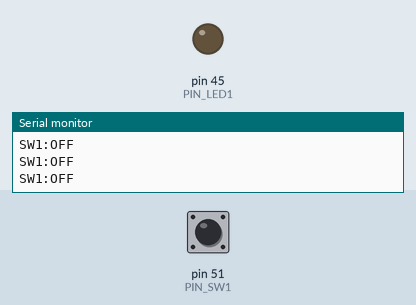
A sketch run on a simulated Arduino Mega 2560, built with avr-gcc and run on an emulated ATmega2560. Shown: output pins drawn as LEDs (lit = HIGH), the last lines printed to the serial monitor. The test bench sets the inputs (shaded band); at power-on: pin 51 (PIN_SW1) HIGH.

Above: at 1.2 s.
1.3 s: pin 51 (PIN_SW1) pulled LOW for 0.15 s
At 1.4 s:
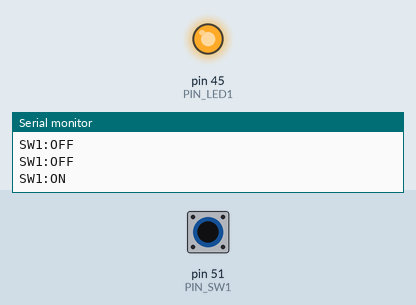
3.0 s: pin 51 (PIN_SW1) pulled LOW for 3.2 s
At 6.6 s:
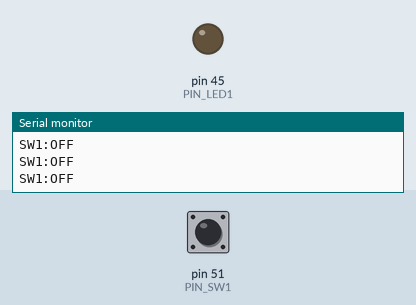
Timing chart, 0 to 8.1 s (numbered marks = the images above; inputs shaded):
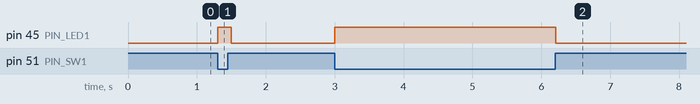

Measured:
- after the input at 1.3 s, pin 45 (PIN_LED1): LOW → HIGH at once, → LOW 0.20 s later
- after the input at 3.0 s, pin 45 (PIN_LED1): LOW → HIGH at once, → LOW 3.2 s later

The sketch:

test_switch.ino
```cpp
// Arduino Mega 拡張基板
// https://github.com/ohguma/mega_board
//
// スイッチテスト
// 2023-04-08 ohguma
//
// ■マイコン情報
// arduino.cc
// Mega 2560 Rev3
// https://docs.arduino.cc/hardware/mega-2560
// Due
// https://docs.arduino.cc/hardware/due
//
// ■ピン設定
// タクトスイッチ
// ・SW1,SW2,SW3：D51,D52,D53かから各SWを経由してGNDに接続。
// ・INPUT_PULLUPモードで使用する。
const int PIN_SW1 = 51;
// LED
// ・LED1,LED2,LED3：D45,D47,D49から接続。LEDから電流制限抵抗を経由してGNDに接続。
const int PIN_LED1 = 45;

void setup() {
  Serial.begin(9600);
  // LED1 出力設定
  pinMode(PIN_LED1, OUTPUT);
  // スイッチ1 プルアップ入力設定
  pinMode(PIN_SW1, INPUT_PULLUP);
}

void loop() {
  // SW1が押されるとINPUT_PULLUPモードのdigitalRead()はLOWになる。
  if (digitalRead(PIN_SW1) == LOW) {
    // SW1を押している時、LED1：点灯
    digitalWrite(PIN_LED1, HIGH);
    Serial.println("SW1:ON");
  } else {
    // SW1が離された時、LED1：消灯
    digitalWrite(PIN_LED1, LOW);
    Serial.println("SW1:OFF");
  }
  // 少し待つ。delay()で指定する単位はミリ秒（1000分の1秒）
  delay(100);
}

//  ■課題
//  (1) シリアルモニタを見ながら、スケッチを実行する。
//  (2) SW1を押したらLED消灯、離したらLED点灯に変更する。
//  (3) SW1を押したらLED点灯に戻して、SW2・LED2、SW3・LED3も同様に動作刺させる。
//  (4) シリアルモニタで１行内にSW1、SW2、SW3の状態を表示する。
//
```
